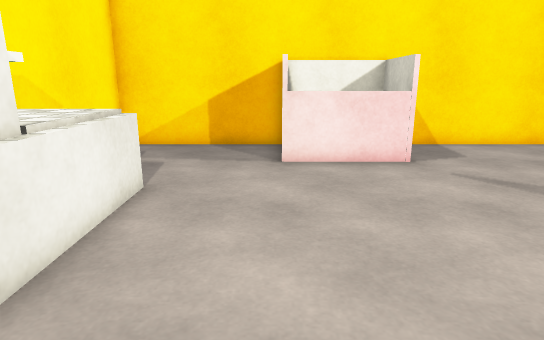
view 1 (above)

16 first-person views from a walk through a Unity game level. The camera is 1.2 m above the floor, tilts 14° down and sees 75° across. The floor is counted in squares, 0.5 m on a side. Each view is taken from the middle of a square. On the plan, view 1 faces up. The plan holds only what a view shows up to about 20 squares ahead; the rest is blank. Surface patterns are stand-ins for the level's own textures.

view 2
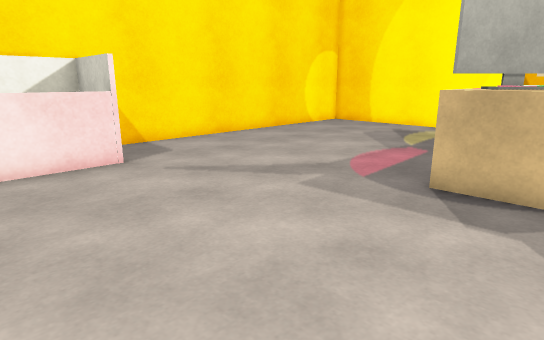

view 3
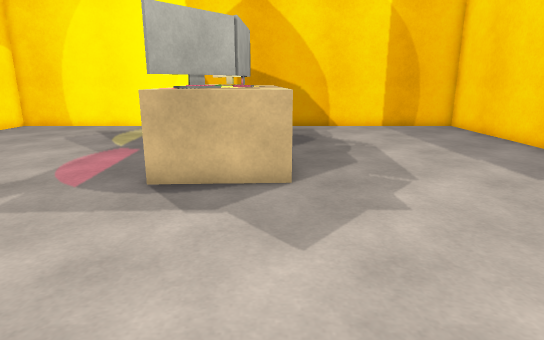

view 4
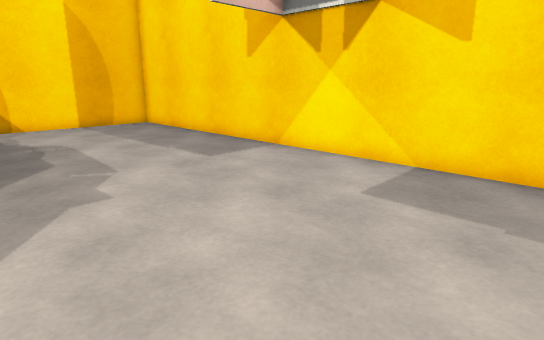

view 5
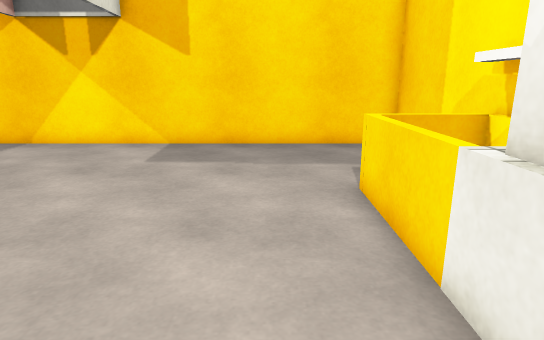

view 6
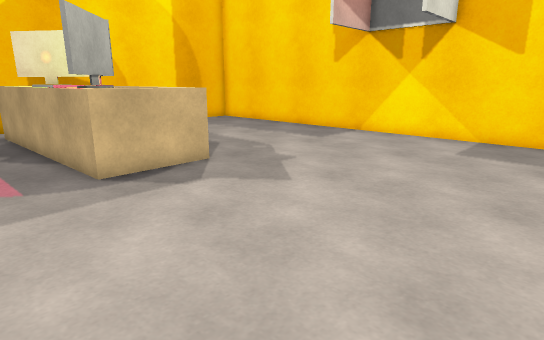

view 7
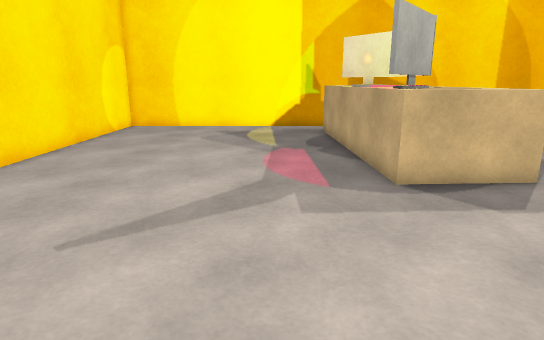

view 8
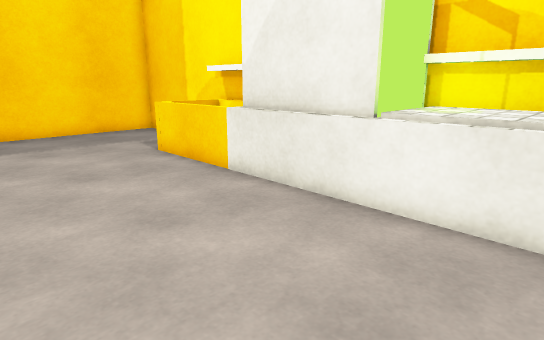

view 9
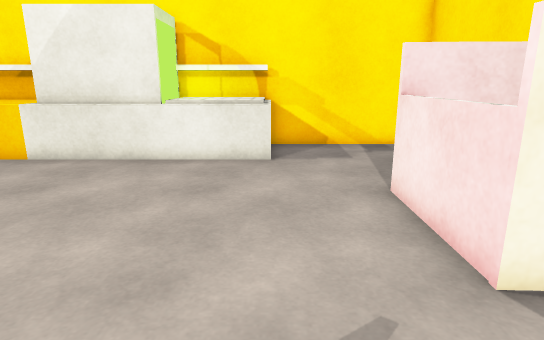

view 10
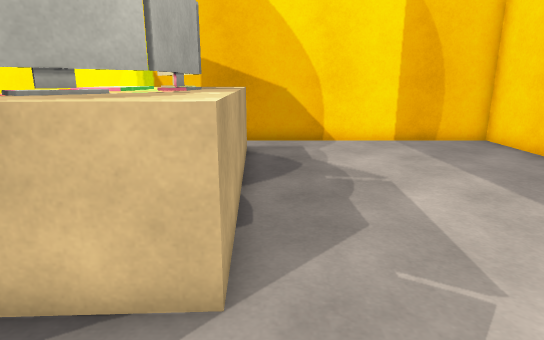

view 11
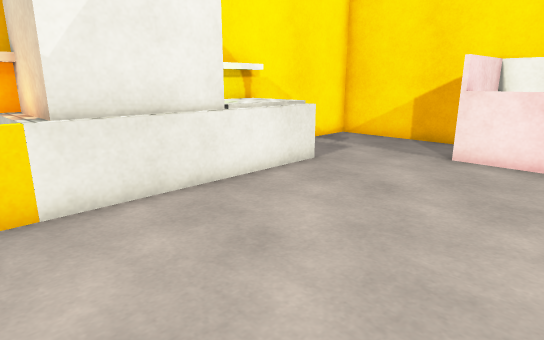

view 12
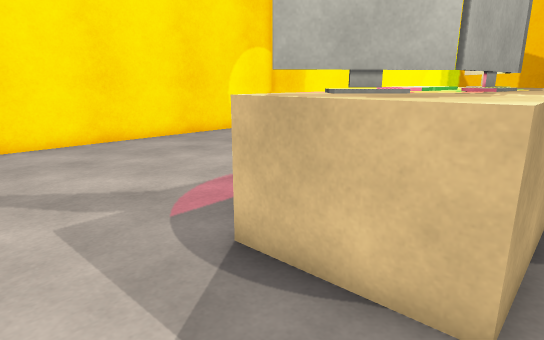

view 13
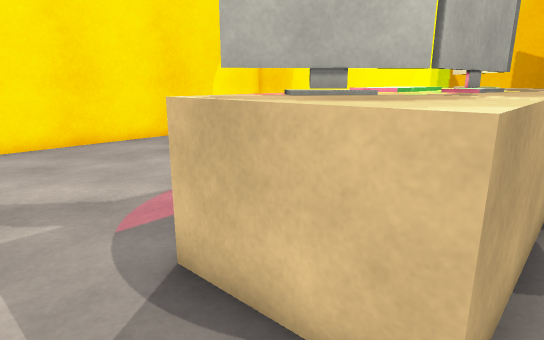

view 14
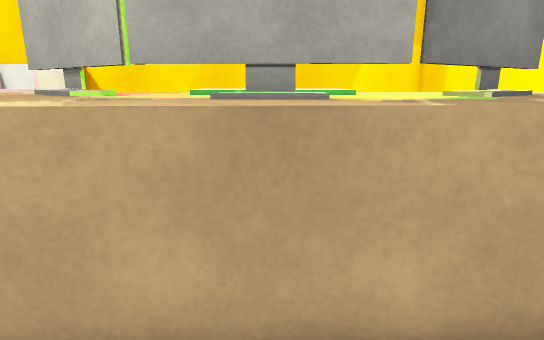

view 15
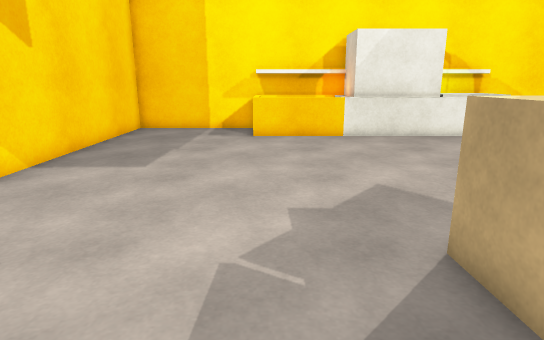

view 16
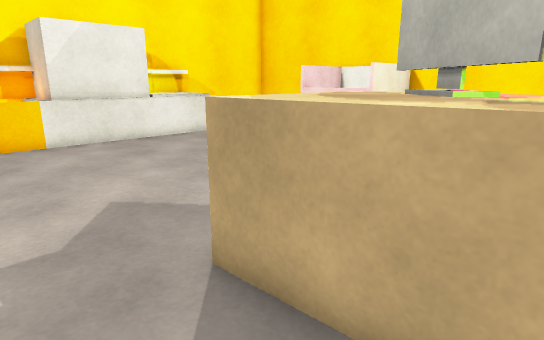

### Floor plan
Key: @ floor where view 1 was taken; # wall or solid block; . floor; = window, fence, low wall or low ledge; ^ raised ledge; O other object.
Columns run from 6 left of view 1 to 20 right of it. Each row starts with its distance up from view 1.
 14 ###########################
 13 #.....##  #...............#
 12 #.....#   #...............#
 11 #.....#===#...............#
 10 #.........................#
  9 #.........................#
  8 #^^^......................#
  7 ^^^^......................#
  6 ^^^^......................#
  5 ^OO^......................#
  4 #^O#......................#
  3    #..........^O#^^^^^^^^.#
  2    #..........^^OO^^^OOO  #
  1 ##^#..........^^^OOOOOO^^ #
  0 ##==..@.......^^^^^^^^^^^.#
 -1  # =......................#
 -2 ## =......................#
 -3 ## =......................#
 -4 #===......................#
 -5 #.........................#
 -6 #.........................#
 -7 #.........................#
 -8 #.........................#
 -9 #.........................#
-10 ###########################

Where each view was taken, in squares from view 1:
view 1: 0 up, 0 right, facing up
view 2: 0 up, 0 right, facing up-right
view 3: 0 up, 0 right, facing right
view 4: 0 up, 1 left, facing down-right
view 5: 4 up, 1 left, facing down
view 6: 6 up, 1 left, facing down-right
view 7: 6 up, 0 right, facing right
view 8: 8 up, 3 right, facing down-left
view 9: 8 up, 8 right, facing left
view 10: 1 down, 5 right, facing right
view 11: 1 down, 4 right, facing up-left
view 12: 1 down, 5 right, facing up-right
view 13: 1 down, 6 right, facing up-right
view 14: 3 down, 13 right, facing up
view 15: 3 down, 13 right, facing left
view 16: 3 down, 12 right, facing up-left
